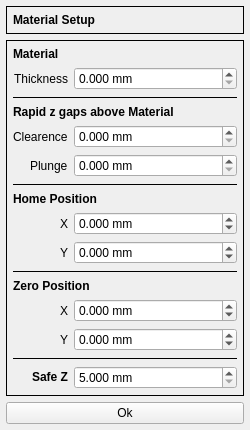
<?xml version="1.0" encoding="UTF-8"?>
<ui version="4.0">
 <class>MaterialSetupForm</class>
 <widget class="QWidget" name="MaterialSetupForm">
  <property name="geometry">
   <rect>
    <x>0</x>
    <y>0</y>
    <width>250</width>
    <height>392</height>
   </rect>
  </property>
  <property name="minimumSize">
   <size>
    <width>250</width>
    <height>0</height>
   </size>
  </property>
  <property name="windowTitle">
   <string>Form</string>
  </property>
  <property name="styleSheet">
   <string notr="true"> /*QGroupBox {
                             background-color: rgb(255,255,255);
                             border: 1px solid gray;
                             border-radius: 5px;
                             margin-top: 1ex; //leave space at the top for the title
                             }
                             QGroupBox::title {
                             subcontrol-origin: margin;
                             margin-top: -2ex;
                             subcontrol-position: top center;// position at the top center
                             padding: 0 6px;
                             } */</string>
  </property>
  <layout class="QVBoxLayout" name="verticalLayout">
   <property name="leftMargin">
    <number>6</number>
   </property>
   <property name="topMargin">
    <number>6</number>
   </property>
   <property name="rightMargin">
    <number>6</number>
   </property>
   <property name="bottomMargin">
    <number>6</number>
   </property>
   <item>
    <widget class="QFrame" name="frame">
     <property name="sizePolicy">
      <sizepolicy hsizetype="Preferred" vsizetype="Fixed">
       <horstretch>0</horstretch>
       <verstretch>0</verstretch>
      </sizepolicy>
     </property>
     <property name="frameShape">
      <enum>QFrame::Panel</enum>
     </property>
     <property name="frameShadow">
      <enum>QFrame::Plain</enum>
     </property>
     <property name="lineWidth">
      <number>1</number>
     </property>
     <property name="midLineWidth">
      <number>0</number>
     </property>
     <layout class="QVBoxLayout" name="verticalLayout_3">
      <property name="leftMargin">
       <number>6</number>
      </property>
      <property name="topMargin">
       <number>6</number>
      </property>
      <property name="rightMargin">
       <number>6</number>
      </property>
      <property name="bottomMargin">
       <number>6</number>
      </property>
      <item>
       <widget class="QLabel" name="label">
        <property name="text">
         <string>&lt;html&gt;&lt;head/&gt;&lt;body&gt;&lt;p&gt;&lt;span style=&quot; font-weight:600;&quot;&gt;Material Setup&lt;/span&gt;&lt;/p&gt;&lt;/body&gt;&lt;/html&gt;</string>
        </property>
       </widget>
      </item>
     </layout>
    </widget>
   </item>
   <item>
    <widget class="QFrame" name="frame_2">
     <property name="frameShape">
      <enum>QFrame::Panel</enum>
     </property>
     <property name="frameShadow">
      <enum>QFrame::Plain</enum>
     </property>
     <layout class="QFormLayout" name="formLayout_2">
      <property name="labelAlignment">
       <set>Qt::AlignRight|Qt::AlignTrailing|Qt::AlignVCenter</set>
      </property>
      <property name="leftMargin">
       <number>6</number>
      </property>
      <property name="topMargin">
       <number>6</number>
      </property>
      <property name="rightMargin">
       <number>6</number>
      </property>
      <property name="bottomMargin">
       <number>6</number>
      </property>
      <item row="0" column="0" colspan="2">
       <widget class="QLabel" name="label_2">
        <property name="text">
         <string>&lt;html&gt;&lt;head/&gt;&lt;body&gt;&lt;p&gt;&lt;span style=&quot; font-weight:600;&quot;&gt;Material&lt;/span&gt;&lt;/p&gt;&lt;/body&gt;&lt;/html&gt;</string>
        </property>
       </widget>
      </item>
      <item row="1" column="0">
       <widget class="QLabel" name="thicknessLabel">
        <property name="text">
         <string>Thickness</string>
        </property>
       </widget>
      </item>
      <item row="1" column="1">
       <widget class="DoubleSpinBox" name="dsbxThickness">
        <property name="suffix">
         <string> mm</string>
        </property>
        <property name="decimals">
         <number>3</number>
        </property>
        <property name="maximum">
         <double>100.000000000000000</double>
        </property>
        <property name="singleStep">
         <double>0.100000000000000</double>
        </property>
       </widget>
      </item>
      <item row="3" column="0" colspan="2">
       <widget class="QLabel" name="label_3">
        <property name="text">
         <string>&lt;html&gt;&lt;head/&gt;&lt;body&gt;&lt;p&gt;&lt;span style=&quot; font-weight:600;&quot;&gt;Rapid z gaps above Material&lt;/span&gt;&lt;/p&gt;&lt;/body&gt;&lt;/html&gt;</string>
        </property>
       </widget>
      </item>
      <item row="4" column="0">
       <widget class="QLabel" name="clearenceLabel">
        <property name="text">
         <string>Clearence</string>
        </property>
       </widget>
      </item>
      <item row="5" column="0">
       <widget class="QLabel" name="plungeLabel">
        <property name="text">
         <string>Plunge</string>
        </property>
       </widget>
      </item>
      <item row="5" column="1">
       <widget class="DoubleSpinBox" name="dsbxPlunge">
        <property name="suffix">
         <string> mm</string>
        </property>
        <property name="decimals">
         <number>3</number>
        </property>
        <property name="maximum">
         <double>100.000000000000000</double>
        </property>
        <property name="singleStep">
         <double>0.100000000000000</double>
        </property>
       </widget>
      </item>
      <item row="8" column="0">
       <widget class="QLabel" name="homeXLabel">
        <property name="text">
         <string>X</string>
        </property>
       </widget>
      </item>
      <item row="9" column="0">
       <widget class="QLabel" name="homeYLabel">
        <property name="text">
         <string>Y</string>
        </property>
       </widget>
      </item>
      <item row="9" column="1">
       <widget class="DoubleSpinBox" name="dsbxHomeY">
        <property name="suffix">
         <string> mm</string>
        </property>
        <property name="decimals">
         <number>3</number>
        </property>
        <property name="minimum">
         <double>-1000.000000000000000</double>
        </property>
        <property name="maximum">
         <double>1000.000000000000000</double>
        </property>
       </widget>
      </item>
      <item row="8" column="1">
       <widget class="DoubleSpinBox" name="dsbxHomeX">
        <property name="suffix">
         <string> mm</string>
        </property>
        <property name="decimals">
         <number>3</number>
        </property>
        <property name="minimum">
         <double>-1000.000000000000000</double>
        </property>
        <property name="maximum">
         <double>1000.000000000000000</double>
        </property>
       </widget>
      </item>
      <item row="7" column="0" colspan="2">
       <widget class="QLabel" name="label_4">
        <property name="text">
         <string>&lt;html&gt;&lt;head/&gt;&lt;body&gt;&lt;p&gt;&lt;span style=&quot; font-weight:600;&quot;&gt;Home Position&lt;/span&gt;&lt;/p&gt;&lt;/body&gt;&lt;/html&gt;</string>
        </property>
       </widget>
      </item>
      <item row="10" column="0" colspan="2">
       <widget class="Line" name="line_3">
        <property name="frameShadow">
         <enum>QFrame::Plain</enum>
        </property>
        <property name="lineWidth">
         <number>1</number>
        </property>
        <property name="midLineWidth">
         <number>0</number>
        </property>
        <property name="orientation">
         <enum>Qt::Horizontal</enum>
        </property>
       </widget>
      </item>
      <item row="11" column="0" colspan="2">
       <widget class="QLabel" name="label_5">
        <property name="text">
         <string>&lt;html&gt;&lt;head/&gt;&lt;body&gt;&lt;p&gt;&lt;span style=&quot; font-weight:600;&quot;&gt;Zero Position&lt;/span&gt;&lt;/p&gt;&lt;/body&gt;&lt;/html&gt;</string>
        </property>
       </widget>
      </item>
      <item row="12" column="0">
       <widget class="QLabel" name="zeroXLabel">
        <property name="text">
         <string>X</string>
        </property>
       </widget>
      </item>
      <item row="12" column="1">
       <widget class="DoubleSpinBox" name="dsbxZeroX">
        <property name="suffix">
         <string> mm</string>
        </property>
        <property name="decimals">
         <number>3</number>
        </property>
        <property name="minimum">
         <double>-1000.000000000000000</double>
        </property>
        <property name="maximum">
         <double>1000.000000000000000</double>
        </property>
       </widget>
      </item>
      <item row="13" column="1">
       <widget class="DoubleSpinBox" name="dsbxZeroY">
        <property name="suffix">
         <string> mm</string>
        </property>
        <property name="decimals">
         <number>3</number>
        </property>
        <property name="minimum">
         <double>-1000.000000000000000</double>
        </property>
        <property name="maximum">
         <double>1000.000000000000000</double>
        </property>
       </widget>
      </item>
      <item row="13" column="0">
       <widget class="QLabel" name="zeroYLabel">
        <property name="text">
         <string>Y</string>
        </property>
       </widget>
      </item>
      <item row="14" column="0" colspan="2">
       <widget class="Line" name="line_4">
        <property name="frameShadow">
         <enum>QFrame::Plain</enum>
        </property>
        <property name="orientation">
         <enum>Qt::Horizontal</enum>
        </property>
       </widget>
      </item>
      <item row="15" column="0">
       <widget class="QLabel" name="label_6">
        <property name="text">
         <string>&lt;html&gt;&lt;head/&gt;&lt;body&gt;&lt;p&gt;&lt;span style=&quot; font-weight:600;&quot;&gt;Safe Z&lt;/span&gt;&lt;/p&gt;&lt;/body&gt;&lt;/html&gt;</string>
        </property>
       </widget>
      </item>
      <item row="6" column="0" colspan="2">
       <widget class="Line" name="line_2">
        <property name="frameShadow">
         <enum>QFrame::Plain</enum>
        </property>
        <property name="lineWidth">
         <number>1</number>
        </property>
        <property name="midLineWidth">
         <number>0</number>
        </property>
        <property name="orientation">
         <enum>Qt::Horizontal</enum>
        </property>
       </widget>
      </item>
      <item row="2" column="0" colspan="2">
       <widget class="Line" name="line">
        <property name="frameShadow">
         <enum>QFrame::Plain</enum>
        </property>
        <property name="lineWidth">
         <number>1</number>
        </property>
        <property name="midLineWidth">
         <number>0</number>
        </property>
        <property name="orientation">
         <enum>Qt::Horizontal</enum>
        </property>
       </widget>
      </item>
      <item row="4" column="1">
       <widget class="DoubleSpinBox" name="dsbxClearence">
        <property name="suffix">
         <string> mm</string>
        </property>
        <property name="decimals">
         <number>3</number>
        </property>
        <property name="maximum">
         <double>100.000000000000000</double>
        </property>
       </widget>
      </item>
      <item row="15" column="1">
       <widget class="DoubleSpinBox" name="dsbxSafeZ">
        <property name="suffix">
         <string> mm</string>
        </property>
        <property name="decimals">
         <number>3</number>
        </property>
        <property name="minimum">
         <double>5.000000000000000</double>
        </property>
        <property name="maximum">
         <double>1000.000000000000000</double>
        </property>
       </widget>
      </item>
     </layout>
    </widget>
   </item>
   <item>
    <widget class="QPushButton" name="pbOk">
     <property name="text">
      <string>Ok</string>
     </property>
    </widget>
   </item>
   <item>
    <spacer name="verticalSpacer">
     <property name="orientation">
      <enum>Qt::Vertical</enum>
     </property>
     <property name="sizeHint" stdset="0">
      <size>
       <width>20</width>
       <height>40</height>
      </size>
     </property>
    </spacer>
   </item>
  </layout>
 </widget>
 <customwidgets>
  <customwidget>
   <class>DoubleSpinBox</class>
   <extends>QDoubleSpinBox</extends>
   <header>doublespinbox.h</header>
  </customwidget>
 </customwidgets>
 <resources/>
 <connections/>
</ui>
